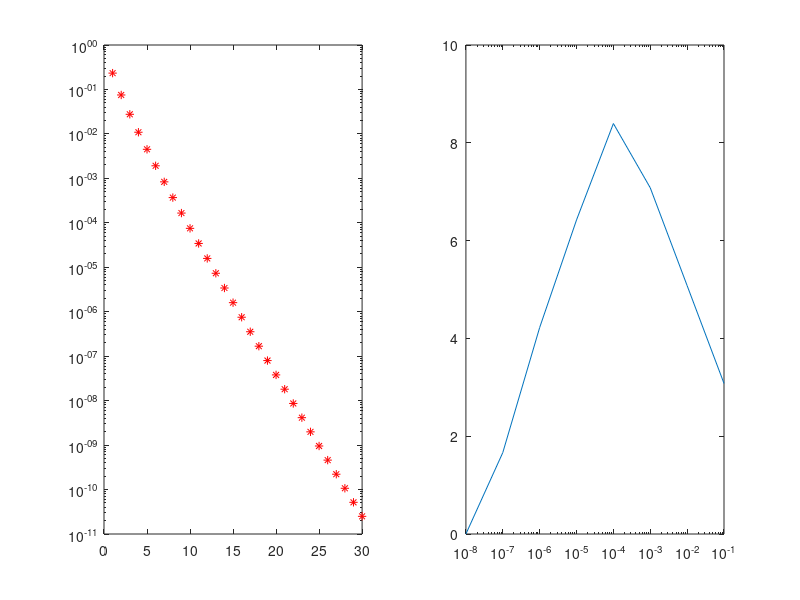

MATLAB code to generate this figure:
clear;
clc;
%{
%}

x = 10.^(1:15);
vex = 1./(sqrt(x) + sqrt(x-1));
vaprox = sqrt(x)-sqrt(x-1);

eabs=abs(vex-vaprox);
erel=eabs./abs(vex);

ncifs = floor(-log10(erel));

subplot(1,2,1);loglog(x,erel), title("Error relativo")
subplot(1,2,2);semilogx(x,ncifs), title('Cifras significativas')

%-----------------------------------------------------------------
n= 0:10;
x = 10.^-n;
f = sqrt(1+x.^2)-1;
g = x.^2./(sqrt(1+x.^2)+1);
eabs= abs(f-g);
erel = eabs./abs(g);
subplot(2,1,1); loglog(x,erel,'*r')
ncif=floor(-log10(erel));
subplot(2,1,2); semilogx(x,ncif,'*g')

%-----------------------------------------------------------------
%1
v_ex=log(1.5);
k = 1:30;
x = 0.5;
terminos = (((-1).^(k+1)).*x.^k)./k;
v_aprox = 1:30;
for i = 1:30
v_aprox(i)=sum(terminos(1:i));
end
e_rel = abs(v_ex-v_aprox)/abs(v_ex);
n_dec_sig = floor(-log10(e_rel));
n_dec_sig(30);
subplot(1,2,1);semilogy(k,e_rel,'r*')
subplot(1,2,2);plot(k,n_dec_sig,'g*')
%2
xx=0:0.1:0.9;
suma = 0;
f = log(1+xx);
fap=1:10;
for i = 1:10
    for k = 1:20
        suma = suma + (((-1).^(k+1)).*xx(i).^k)./k;
    end
    fap(i) = suma;
    suma =0;
end
fap;
plot(xx, f, 'r',xx,fap,'g')
erel = abs(f-fap)./abs(f);
plot(xx,erel)

%------------------------------------------------------
n = 1:8;
h = 10.^(-n);
v_aprox=(cosh(1+h)-(2*cosh(1))+cosh(1-h))./(h.^2);
v_ex = cosh(1);
erel=abs(v_aprox-v_ex)/abs(v_ex);
semilogy(n,erel)
ncif=-log10(erel);
semilogx(h,ncif)
%---------------------------------------------------------

x = 1;
k_over = 1;
while(x<inf)
x=x*2;
k_over = k_over+1;
end
k_over
x = 1;
k_under = 1;
while(x>0)
x=x/2;
k_under = k_under+1;
end
k_under
k = 1;
while(1+2^(-k)>1)
k = k+1;
end
k






